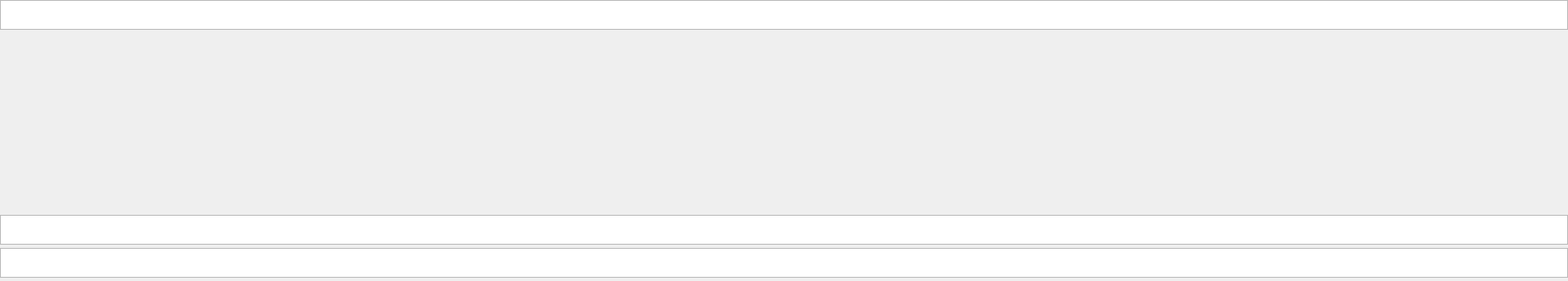
          <widget class="QWidget" name="eExScrollAreaContents">
           <property name="geometry">
            <rect>
             <x>0</x>
             <y>0</y>
             <width>1900</width>
             <height>340</height>
            </rect>
           </property>
           <property name="minimumSize">
            <size>
             <width>1900</width>
             <height>0</height>
            </size>
           </property>
           <property name="maximumSize">
            <size>
             <width>16777215</width>
             <height>16777215</height>
            </size>
           </property>
           <widget class="QTextEdit" name="eLine">
            <property name="geometry">
             <rect>
              <x>0</x>
              <y>0</y>
              <width>1900</width>
              <height>36</height>
             </rect>
            </property>
           </widget>
           <widget class="QTextEdit" name="eL1Gloss">
            <property name="geometry">
             <rect>
              <x>0</x>
              <y>260</y>
              <width>1900</width>
              <height>36</height>
             </rect>
            </property>
            <property name="toolTip">
             <string>primary language gloss</string>
            </property>
           </widget>
           <widget class="QTextEdit" name="eL2Gloss">
            <property name="geometry">
             <rect>
              <x>0</x>
              <y>300</y>
              <width>1900</width>
              <height>36</height>
             </rect>
            </property>
            <property name="toolTip">
             <string>secondary language gloss</string>
            </property>
           </widget>
          </widget>
